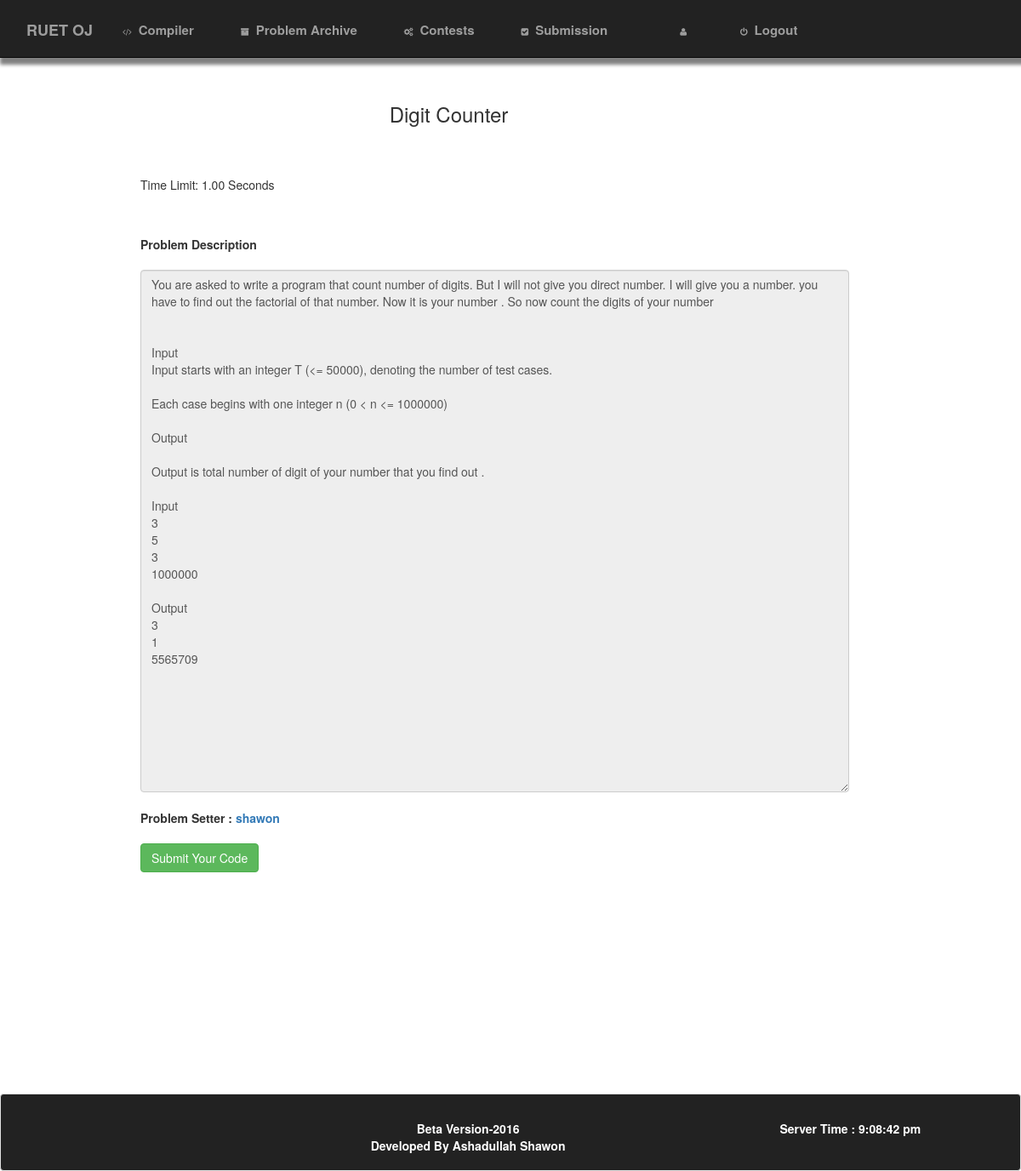
The app's page /description.php?name=Digit Counter (signed in) with its own data.
### tables this page shows
CREATE TABLE IF NOT EXISTS `archieve` (
  `id` int(11) NOT NULL,
  `pbname` varchar(100) DEFAULT NULL,
  `pbdes` longtext,
  `pbauthor` varchar(100) DEFAULT NULL,
  `tc` mediumtext,
  `output` mediumtext,
  `uoutput` mediumtext,
  `tlimit` double(100,2) DEFAULT '3.00'
);

### description.php (the view, shortened to what this page needs)
<?php
if(isset($_SESSION['un']))
{
	$username=$_SESSION['un'];
}
?>
<!DOCTYPE html>
<html>
<head>
        <link rel="stylesheet" href="css/bootstrap.min.css">
        <link rel="stylesheet" href="css/font-awesome.min.css">
        <link rel="stylesheet" href="css/normalize.css">
        <link rel="stylesheet" href="css/main.css">
        <link rel="stylesheet" href="css/style.css">
</head>
<body>
<div class="main">
 <div class="row">
  <div class="col-sm-12">
  <nav class="shadow navbar navbar-inverse navbar-fixed-top nbar">
    <div class="navbar-header">
      <a class="navbar-brand lspace" href="home.php">RUET OJ</a>
    </div>
    <div class="collapse navbar-collapse navbar-menubuilder">
    <ul class="nav navbar-nav">
      <li class="space"><a href="compiler.php"><i class="fa fa-code ispace"></i>Compiler</a></li>
      <li class="space"><a href="archive.php"><i class="fa fa-archive ispace"></i>Problem Archive</a></li>
      <li class="space"><a href="contest.php"><i class="fa fa-cogs ispace"></i>Contests</a></li>
      <li class="space"><a href="allsubmission.php"><i class="fa fa-check-square ispace"></i>Submission</a></li>
      <li class="lgspace space"><a href="profile.php?user=<?php echo("$username"); ?>"><i class="fa fa-user ispace"></i><?php echo("$username"); ?></a></li>
      <li class="space"><a href="logout.php"><i class="fa fa-power-off ispace"></i>Logout</a></li>
    </ul>
    </div>
</nav>
</div>
</div>
<?php
require_once("config.php");
if(isset($_GET['name']))
{
	$problem=$_GET['name'];
	$sql="SELECT * FROM archieve WHERE pbname='$problem'";
}
else
{
  $sql="SELECT * FROM archieve WHERE id='$problemid'";
}
$sq=mysqli_query($con,$sql);
$row=mysqli_fetch_array($sq);
echo "
<div class=\"row log\">
<div class=\"col-sm-10\">
<div class=\"\"><h3 style=\"text-align:center;\">$row[pbname]</h3></div>
</div>
<div class=\"col-sm-1\">
</div>
<div class=\"col-sm-1\">
</div>
</div>";
echo "
<div class=\"row cspace\">
<div class=\"col-sm-10\">
<p>Time Limit: $row[tlimit] Seconds</p><br><br>
<b>Problem Description</b><br><br><textarea class=\"form-control\" rows=\"30\" cols=\"100\" readonly>$row[pbdes]</textarea><br>";
echo "<b>Problem Setter : <a href=\"profile.php?user=$row[pbauthor]\">$row[pbauthor]</a></b><br><br>";
echo "<a class=\"btn btn-success\" href=\"submit.php?id=$row[id]\">Submit Your Code</a></div>";
?>
<div class="col-sm-2">
</div>
</div>
</div>
</div><br><br><br>
<div class="area">
<div class="well foot">
<div class="row area">
<div class="col-sm-3">
</div>
<div class="col-sm-5">
<div class="">
<b>Beta Version-2016</b><br>
<b>Developed By Ashadullah Shawon</b>
</div>
</div>
<div class="col-sm-4">
<?php
require_once("time.php");
?>
</div>
</div>
</div>
</div>
</body>
</html>

### css/main.css (style rules this page uses)
html { color: #222; font-size: 1em; line-height: 1.4; }
textarea { resize: vertical; }

### css/style.css (style rules this page uses)
.area { margin:0px; padding:0px; }
.main { margin-left: 30px; margin-right: 20px; margin-bottom:100px; }
.space { padding-left:10px; padding-right: 15px; padding-bottom: 0px; margin-bottom: 0px; color:white; }
.lspace { padding-left: 50px; padding-right:30px; }
.nbar { min-height: 68px; padding-top:10px; color:white; font-size:15px; font-weight: bold; }
.ispace { padding-right:8px; font-size: 10px; }
.lgspace { margin-left:50px; }
.log { padding-left:50px; padding-top:150px; padding-right:20px; }
.cspace { margin-top: 50px; margin-left:120px; padding-right: 10px; }
.foot { background-color: #222222; color:white; margin-top:100px; margin-bottom:0px; padding-top:30px; padding-left:0px; text-align:center; margin-left: 0px; margin-right: 0px; padding-right: 0px; }
.shadow { box-shadow: 4px 4px 4px 4px gray; }
@media only screen and (max-width:1334px) and (min-width:1052px) { .main { margin-left: 30px; margin-right: 20px; } }
@media only screen and (max-width:1334px) and (min-width:1052px) { .cspace { margin-top: 50px; margin-left:120px; padding-right: 10px; } }
@media only screen and (max-width:1334px) and (min-width:1052px) { .lspace { margin-left:1px; padding-left: 30px; padding-right:10px; text-align: center; } }
@media only screen and (max-width:1334px) and (min-width:1052px) { .log { padding-left:50px; padding-top:100px; padding-right:20px; } }
@media only screen and (max-width:1334px) and (min-width:1052px) { .space { color:white; } }
@media only screen and (max-width:1334px) and (min-width:1052px) { .lgspace { margin-left:30px; } }

### records on screen
archieve: pbname "Digit Counter", tlimit "1.00", pbdes "You are asked to write a program that count number of digits. But I will not give you direct number. I will give you a number. you have to find out the factorial of that number. Now it is your number . So now count the digits of your number Input Input starts with an integer T (<= 50000), denoting the number of test cases. Each case begins with one integer n (0 < n <= 1000000) Output Output is total number of digit of your number that you find out . Input 3 5 3 1000000 Output 3 1 5565709", pbauthor "shawon"
